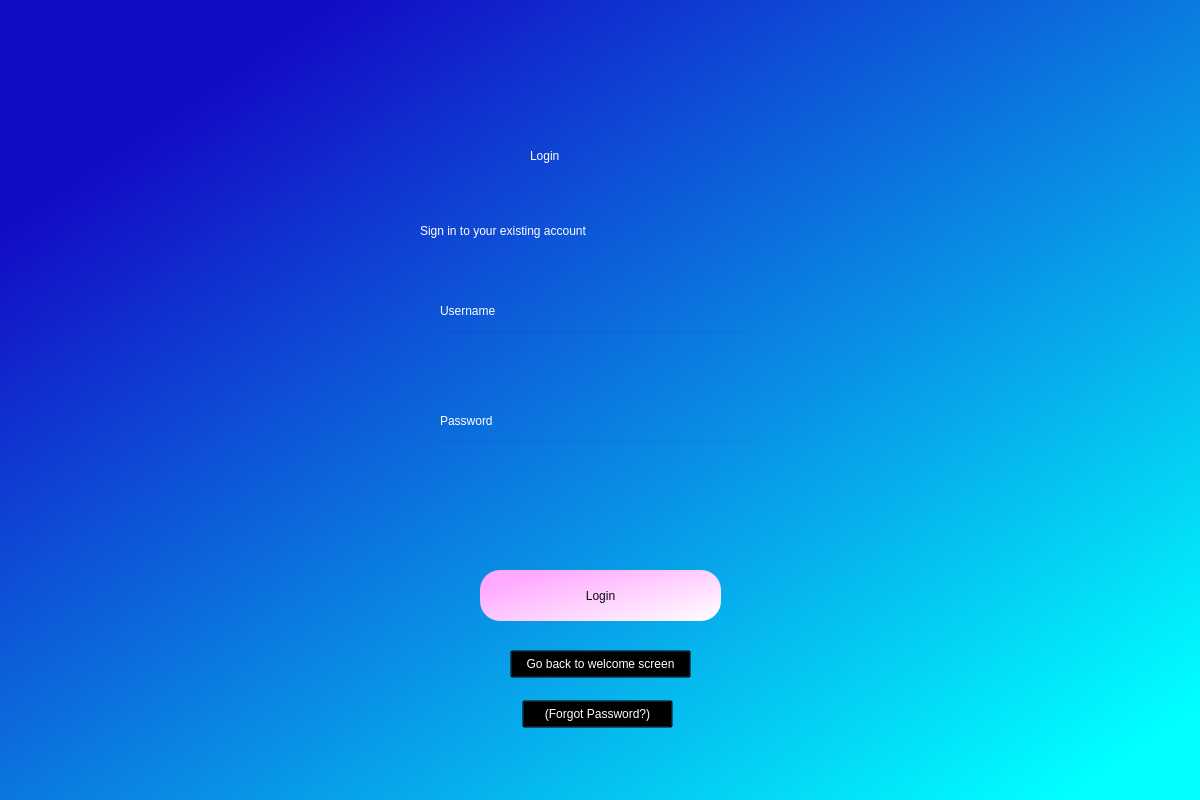
<?xml version="1.0" encoding="UTF-8"?>
<ui version="4.0">
 <class>Dialog</class>
 <widget class="QDialog" name="Dialog">
  <property name="geometry">
   <rect>
    <x>0</x>
    <y>0</y>
    <width>1200</width>
    <height>800</height>
   </rect>
  </property>
  <property name="windowTitle">
   <string>Dialog</string>
  </property>
  <widget class="QWidget" name="widget" native="true">
   <property name="geometry">
    <rect>
     <x>0</x>
     <y>0</y>
     <width>1201</width>
     <height>801</height>
    </rect>
   </property>
   <property name="styleSheet">
    <string notr="true">QWidget#widget{
background-color: qlineargradient(spread:pad, x1:0.134, y1:0.159091, x2:0.935, y2:0.943182, stop:0 rgba(19, 12, 198, 255), stop:1 rgba(0, 255, 255, 255));}</string>
   </property>
   <widget class="QLabel" name="label">
    <property name="geometry">
     <rect>
      <x>530</x>
      <y>120</y>
      <width>121</width>
      <height>71</height>
     </rect>
    </property>
    <property name="styleSheet">
     <string notr="true">font: 28pt &quot;MS Shell Dlg 2&quot;;
color: rgb(255, 255, 255);</string>
    </property>
    <property name="text">
     <string>Login</string>
    </property>
   </widget>
   <widget class="QLabel" name="label_2">
    <property name="geometry">
     <rect>
      <x>420</x>
      <y>200</y>
      <width>361</width>
      <height>61</height>
     </rect>
    </property>
    <property name="styleSheet">
     <string notr="true">font: 15pt &quot;MS Shell Dlg 2&quot;;
color: rgb(255, 255, 255);</string>
    </property>
    <property name="text">
     <string>Sign in to your existing account</string>
    </property>
   </widget>
   <widget class="QPushButton" name="login">
    <property name="geometry">
     <rect>
      <x>480</x>
      <y>570</y>
      <width>241</width>
      <height>51</height>
     </rect>
    </property>
    <property name="styleSheet">
     <string notr="true">border-radius:20px;
font: 14pt &quot;MS Shell Dlg 2&quot;;
background-color: qlineargradient(spread:pad, x1:0.0845771, y1:0.25, x2:1, y2:1, stop:0 rgba(255, 170, 255, 255), stop:1 rgba(255, 255, 255, 255));
color: rgb(9, 9, 9);</string>
    </property>
    <property name="text">
     <string>Login</string>
    </property>
   </widget>
   <widget class="QLineEdit" name="userfield">
    <property name="geometry">
     <rect>
      <x>440</x>
      <y>330</y>
      <width>311</width>
      <height>41</height>
     </rect>
    </property>
    <property name="styleSheet">
     <string notr="true">background-color:rgba(0,0,0,0);
font: 12pt &quot;MS Shell Dlg 2&quot;;
color: rgb(255, 255, 255);</string>
    </property>
   </widget>
   <widget class="QLineEdit" name="passwordfield">
    <property name="geometry">
     <rect>
      <x>440</x>
      <y>440</y>
      <width>311</width>
      <height>41</height>
     </rect>
    </property>
    <property name="styleSheet">
     <string notr="true">background-color:rgba(0,0,0,0);
font: 12pt &quot;MS Shell Dlg 2&quot;;
color: rgb(255, 255, 255);</string>
    </property>
   </widget>
   <widget class="QLabel" name="label_3">
    <property name="geometry">
     <rect>
      <x>440</x>
      <y>300</y>
      <width>81</width>
      <height>21</height>
     </rect>
    </property>
    <property name="styleSheet">
     <string notr="true">font: 10pt &quot;MS Shell Dlg 2&quot;;
color: rgb(255, 255, 255);</string>
    </property>
    <property name="text">
     <string>Username</string>
    </property>
   </widget>
   <widget class="QLabel" name="label_4">
    <property name="geometry">
     <rect>
      <x>440</x>
      <y>410</y>
      <width>81</width>
      <height>21</height>
     </rect>
    </property>
    <property name="styleSheet">
     <string notr="true">font: 10pt &quot;MS Shell Dlg 2&quot;;
color: rgb(255, 255, 255);</string>
    </property>
    <property name="text">
     <string>Password</string>
    </property>
   </widget>
   <widget class="QLabel" name="error">
    <property name="geometry">
     <rect>
      <x>440</x>
      <y>520</y>
      <width>291</width>
      <height>16</height>
     </rect>
    </property>
    <property name="styleSheet">
     <string notr="true">font: 12pt &quot;MS Shell Dlg 2&quot;;
color: rgb(255, 0, 0);</string>
    </property>
    <property name="text">
     <string/>
    </property>
   </widget>
   <widget class="QPushButton" name="back">
    <property name="geometry">
     <rect>
      <x>510</x>
      <y>650</y>
      <width>181</width>
      <height>28</height>
     </rect>
    </property>
    <property name="styleSheet">
     <string notr="true">color: rgb(255, 255, 255);
background-color:rgba(0,0,0,0);</string>
    </property>
    <property name="text">
     <string>Go back to welcome screen</string>
    </property>
   </widget>
   <widget class="QPushButton" name="reset">
    <property name="geometry">
     <rect>
      <x>522</x>
      <y>700</y>
      <width>151</width>
      <height>28</height>
     </rect>
    </property>
    <property name="styleSheet">
     <string notr="true">background-color: rgba(0, 0, 0,0);
color: rgb(255, 255, 255);
</string>
    </property>
    <property name="text">
     <string>(Forgot Password?)</string>
    </property>
   </widget>
   <widget class="QLabel" name="success">
    <property name="geometry">
     <rect>
      <x>440</x>
      <y>520</y>
      <width>311</width>
      <height>21</height>
     </rect>
    </property>
    <property name="styleSheet">
     <string notr="true">font: 12pt &quot;MS Shell Dlg 2&quot;;
color: rgb(0, 0, 255);</string>
    </property>
    <property name="text">
     <string/>
    </property>
   </widget>
  </widget>
 </widget>
 <resources/>
 <connections/>
</ui>
